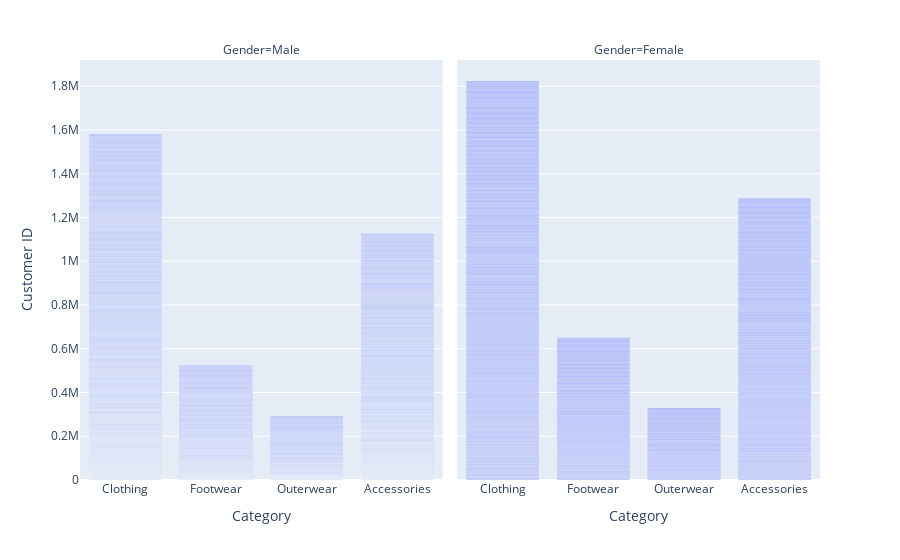

The notebook cell saved with this chart:
### Code cell
px.bar(df, x='Category', y='Customer ID', facet_col='Gender')

### Figure 1 — Plotly figure (JSON) as saved in the notebook; plotly's stock layout.template omitted (floating-point values rounded to 4 significant figures; data arrays with more than 128 entries replaced by an {"elided": "..."} marker saying what was removed)
{"data": [{"alignmentgroup": "True", "hovertemplate": "Gender=Male<br>Category=%{x}<br>Customer ID=%{y}<extra></extra>", "legendgroup": "", "marker": {"color": "#636efa", "pattern": {"shape": ""}}, "name": "", "offsetgroup": "", "orientation": "v", "showlegend": false, "textposition": "auto", "type": "bar", "x": {"elided": "2652 str values"}, "xaxis": "x", "y": {"elided": "2652 int values"}, "yaxis": "y"}, {"alignmentgroup": "True", "hovertemplate": "Gender=Female<br>Category=%{x}<br>Customer ID=%{y}<extra></extra>", "legendgroup": "", "marker": {"color": "#636efa", "pattern": {"shape": ""}}, "name": "", "offsetgroup": "", "orientation": "v", "showlegend": false, "textposition": "auto", "type": "bar", "x": {"elided": "1248 str values"}, "xaxis": "x2", "y": {"elided": "1248 int values"}, "yaxis": "y2"}], "layout": {"annotations": [{"font": {}, "showarrow": false, "text": "Gender=Male", "x": 0.245, "xanchor": "center", "xref": "paper", "y": 1, "yanchor": "bottom", "yref": "paper"}, {"font": {}, "showarrow": false, "text": "Gender=Female", "x": 0.755, "xanchor": "center", "xref": "paper", "y": 1, "yanchor": "bottom", "yref": "paper"}], "barmode": "relative", "legend": {"tracegroupgap": 0}, "margin": {"t": 60}, "xaxis": {"anchor": "y", "domain": [0, 0.49], "title": {"text": "Category"}}, "xaxis2": {"anchor": "y2", "domain": [0.51, 1], "matches": "x", "title": {"text": "Category"}}, "yaxis": {"anchor": "x", "domain": [0, 1], "title": {"text": "Customer ID"}}, "yaxis2": {"anchor": "x2", "domain": [0, 1], "matches": "y", "showticklabels": false}}}
